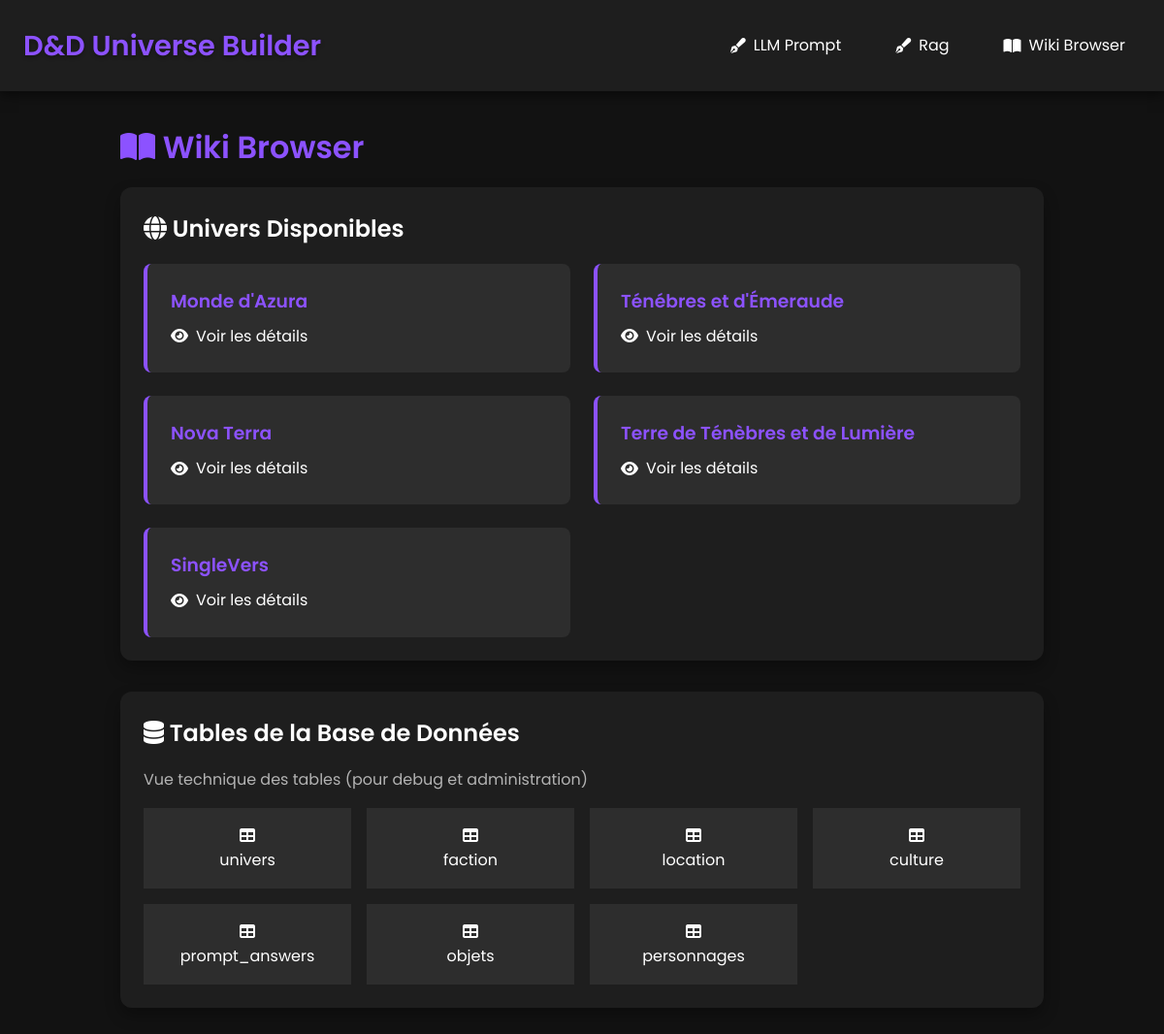
/wiki, run on the app's committed database.
### tables this page shows
CREATE TABLE univers (id INTEGER PRIMARY KEY AUTOINCREMENT, name TEXT, description TEXT, created_at TIMESTAMP);

### app/app.py (the view)
@app.route("/wiki")
def wiki_home():
    try:
        conn = get_db_connection()
        tables = conn.execute(
            "SELECT name FROM sqlite_master WHERE type='table' AND name NOT LIKE 'sqlite_%'"
        ).fetchall()
        universes = conn.execute("SELECT id, name FROM univers ORDER BY id DESC").fetchall()
        conn.close()
        return render_template("wiki_home.html", tables=tables, universes=universes)
    except Exception as e:
        return render_template("wiki_home.html", error=str(e), tables=[], universes=[])

### app/app.py (called while the page is built)
def get_db_connection():
    conn = sqlite3.connect(get_db_path())
    conn.row_factory = sqlite3.Row
    return conn

### app/db_path.py (called while the page is built)
def get_db_path():
    db_name = os.environ.get('DB_PATH', 'database.db')
    project_root = "/project_root"
    db_path = os.path.join(project_root, db_name)
    print(f"Using database at: {db_path}")
    return db_path

### app/templates/wiki_home.html (shortened to what this page needs)
{% extends "base.html" %}
{% block content %}
    <h1><i class="fas fa-book-open"></i> Wiki Browser</h1>
    {% if universes and universes|length > 0 %}
        <div class="card">
            <h2><i class="fas fa-globe"></i> Univers Disponibles</h2>
            <div style="display: grid; grid-template-columns: repeat(auto-fit, minmax(300px, 1fr)); gap: 1.5rem; margin-top: 1rem;">
                {% for universe in universes %}
                <div style="background-color: var(--bg-tertiary); padding: 1.5rem; border-radius: 8px; border-left: 4px solid var(--accent);">
                    <h3 style="color: var(--accent); margin-bottom: 0.5rem;">{{ universe.name }}</h3>
                    <a href="{{ url_for('wiki_universe', univers_id=universe.id) }}"
                       class="btn-secondary"
                       style="text-decoration: none; display: inline-flex; align-items: center; gap: 0.5rem;">
                        <i class="fas fa-eye"></i> Voir les détails
                    </a>
                </div>
                {% endfor %}
            </div>
        </div>
    {% endif %}
    {% if tables and tables|length > 0 %}
        <div class="card">
            <h2><i class="fas fa-database"></i> Tables de la Base de Données</h2>
            <p style="color: var(--text-secondary); margin-bottom: 1rem;">Vue technique des tables (pour debug et administration)</p>
            <div style="display: grid; grid-template-columns: repeat(auto-fit, minmax(200px, 1fr)); gap: 1rem;">
                {% for table in tables %}
                    <a href="{{ url_for('wiki_table', table=table[0]) }}"
                       class="btn-secondary"
                       style="text-decoration: none; text-align: center; padding: 1rem;">
                        <i class="fas fa-table"></i><br>
                        {{ table[0] }}
                    </a>
                {% endfor %}
            </div>
        </div>
    {% endif %}
{% endblock %}

### app/templates/base.html (style rules this page uses)
:root { --bg-primary: #121212; --bg-secondary: #1e1e1e; --bg-tertiary: #2d2d2d; --text-primary: #ffffff; --text-secondary: #b3b3b3; --accent: #8c52ff; --accent-hover: #9d6fff; --border: #444444; }
* { box-sizing: border-box; margin: 0; padding: 0; transition: all 0.2s ease; }
body { font-family: 'Poppins', Arial, sans-serif; background-color: var(--bg-primary); color: var(--text-primary); line-height: 1.6; min-height: 100vh; padding: 0; }
.card { background-color: var(--bg-secondary); border-radius: 12px; padding: 1.5rem; margin-bottom: 2rem; box-shadow: 0 8px 16px rgba(0, 0, 0, 0.3); }
h1, h2, h3, h4 { margin-bottom: 1rem; font-weight: 600; }
h1 { font-size: 2rem; color: var(--accent); }
p { margin-bottom: 1rem; color: var(--text-secondary); }
.btn-secondary { background-color: var(--bg-tertiary); color: var(--text-primary); }

### data on the page
univers: name "Monde d'Azura"
univers: name "Ténébres et d'Émeraude"
univers: name "Nova Terra"
univers: name "Terre de Ténèbres et de Lumière"
univers: name "SingleVers"

### other printed values
{{ table[0] }} "univers" "faction" "location" "culture" "prompt_answers" "objets" "personnages"
